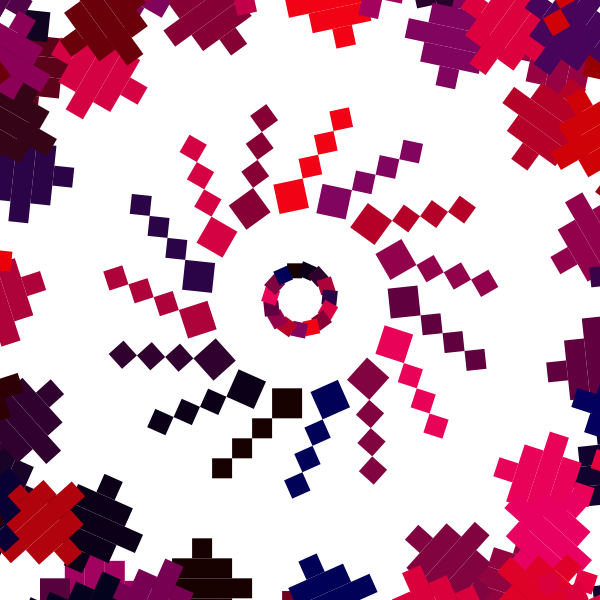
Frame 1 (no input)
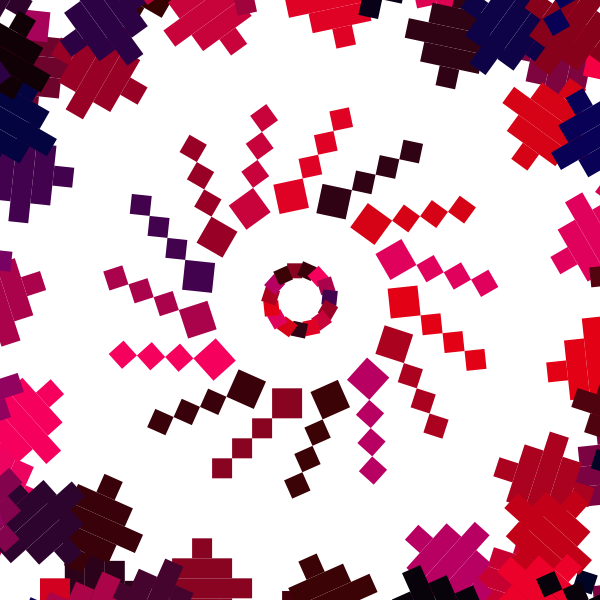
Frame 60 (the mouse pressed at the canvas centre just before this capture)
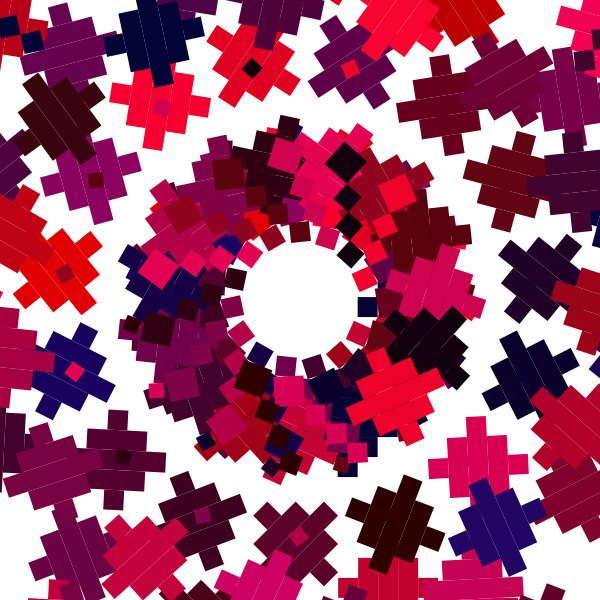
Frame 120 (the mouse held since frame 60 and released just before this capture)

The Processing sketch that drew these frames (run headless with seeded random() and noise(); from frame 60 on, the mouse is pressed at the canvas centre):

// Processing sketch: processing_56882
// ── processing_56882.pde

// This code is modified George Profenza's one
// http://www.openprocessing.org/sketch/14508
// There are key fuction below 
// Q(zoom in), W(zoom out), E(increase sides), R(decrease sides)


float len = 200;
float theta;
float sides = 15;
float angle = radians(360/sides);

void setup() {
  size(600, 600);
  background(255);
  smooth();
  noFill();
}

void draw() {
  translate(width * .5, height * .5);
  background(0xFFFFFF);
  float a = (mouseX / (float) width) * 90;
  theta = radians(a);
  for (int i = 0 ; i < sides; i++) {
    pushMatrix();
    translate(cos((TWO_PI/sides)*i) * len * .15, sin((TWO_PI/sides)*i) * len * .15);
    rotate(angle * i);
    recurse(len);
    popMatrix();
  }
}

void keyReleased() {
  switch(keyCode) {//check for key input
  case 65://q
    if (len < 400) len+= 15;//increase the number of circles
    break;
  case 90://w
    if (len > 40) len-= 15;//decrease the number of circles
    break;
  case 83://e
    if (sides < 32) sides++;//increase the initial radius
    angle = radians(360/sides);
    break;
  case 88://r
    if (sides > 3) sides--;//decrease the initial radius
    angle = radians(360/sides);
    break;
  }
}

void recurse(float len) {
  len /= 1.66;
  boolean flip = false;
  if (len > 10) {
    pushMatrix();
    translate(100, len * 3.14);
    flip = !flip;
    if (flip)rotate(theta + radians(90));
    else rotate(theta);
    recurse(len);

    //pushMatrix();
    //  translate(width/2,height/2);
    //  for (int j=0;j<4;j++){
    fill(random(250), random(5), random(100));
    noStroke();

    // rect group01
    rect(-10, +140, 20, 20);  
    rect(-30, +160, 60, 20);
    rect(-50, +180, 100, 20);
    rect(-30, +200, 60, 20);
    rect(-10, +220, 20, 20);
    // rect group02
    rect(-30, +300, 20, 20);
    rect(-50, 0, 0, 20);  
    rect(-70, +340, 20, 20);
    rect(-100, +360, 30, 30);
    rect(-50, 320, 20, 20);
    rect(-100, 500, 15, 15);    
    popMatrix();
  }
}
